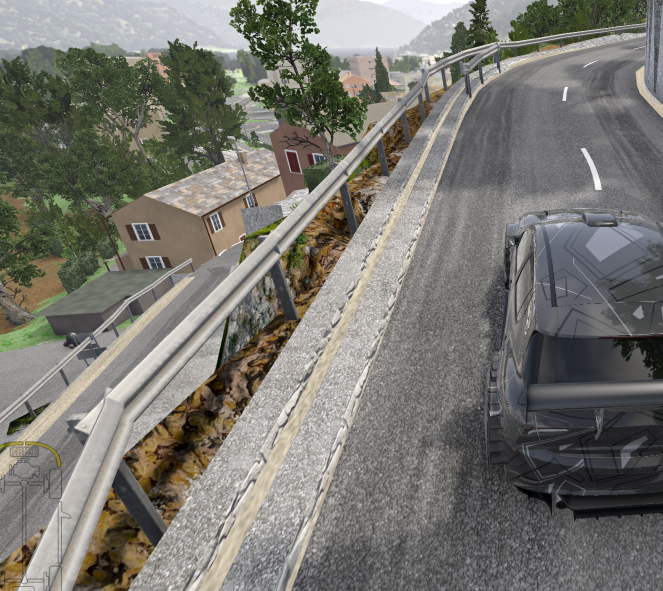
#> input picture beamng/immagini_per_v3/Schermata_20261014_183632.png, 1325 x 1182 px (shown at 1/2 size)
$ python -i patch_markings.py   (imports and definitions only)
#> lines starting #> are read from the running program, lines starting #| are printed output that depends on the picture
"""Put the redrawn road paint of the network (markings_clean.py) into a built level zip (v2.7),
without rebuilding the level.

The paint meshes of the network (art/shapes/roads/markings_net_*.dae and their objects in
MissionGroup/roads/markings) are built again by markings_net.build from the paint kept in the
repository (dati/network_markings.json.gz), cleaned by markings_clean.py, on the road meshes of the
zip: the carriageways for the width of the pedestrian crossings, every top face for the heights,
and the old paint as the height hint where a road passes under a bridge. The new shapes get the
detail size of optimize_level.py (v2.5). The paint of the Street View route (markings.dae) and
everything else is copied as it is (same entries, same dates: the game keeps its converted shapes).

Usage: python patch_markings.py <in.zip> <out.zip>
"""
import json, os, re, shutil, sys, tempfile, zipfile
import numpy as np
import markings_net
import optimize_level
from config import LEVEL_NAME

NET_SHAPE = re.compile(r"art/shapes/roads/markings_net_[-+]\d+_[-+]\d+\.dae$")


def read_items(zi, name):
    return [json.loads(l) for l in zi.read(name).decode("utf-8").splitlines() if l.strip()]


def shape_tris(zi, lv, objs, keep=None):
    """{material: (k, 3, 3) world triangles} of the TSStatic shapes `objs` of the zip."""
    out = {}
    for o in objs:
        sn = o.get("shapeName", "")
        if o.get("class") != "TSStatic" or not sn.startswith("/levels/") or keep is not None and not keep(sn):
            continue
        name = sn.lstrip("/")
        if name not in zi.NameToInfo:
            continue
        V, N, T, C, parts, _ = optimize_level.parse(zi.read(name).decode("utf-8"))
        Vw = V + np.asarray(o.get("position", [0, 0, 0]), np.float64)
        for mat, idx in parts:
            out.setdefault(mat, []).append(Vw[idx[:, 0]].reshape(-1, 3, 3))
    return {m: np.concatenate(v) for m, v in out.items()}


def up_faces(t):
    n = np.cross(t[:, 1] - t[:, 0], t[:, 2] - t[:, 0])
    return t[n[:, 2] / np.maximum(np.linalg.norm(n, axis=1), 1e-12) > 0.5]


class Collector:
    def __init__(self):
        self.objs = []

    def add(self, path, obj):
        self.objs.append((path, obj))


def main(src, dst):
    zi = zipfile.ZipFile(src)
    lv = f"levels/{LEVEL_NAME}"
    surf = shape_tris(zi, lv, read_items(zi, f"{lv}/main/MissionGroup/roads/surfaces/items.level.json"))
    tops = np.concatenate([up_faces(t) for m, t in surf.items() if m in markings_net.ROAD_MATS])
    carriage = np.concatenate([up_faces(t) for m, t in surf.items() if m in markings_net.CARRIAGE_MATS])
    mk_items = f"{lv}/main/MissionGroup/roads/markings/items.level.json"
    mk = read_items(zi, mk_items)
    old_net = shape_tris(zi, lv, mk, keep=lambda sn: NET_SHAPE.search(sn) is not None)
    old_sv = shape_tris(zi, lv, mk, keep=lambda sn: NET_SHAPE.search(sn) is None)
    sv_pts = np.concatenate([t.reshape(-1, 3) for t in old_sv.values()]) if old_sv else np.zeros((0, 3))
    old_pts = np.concatenate([t.reshape(-1, 3) for t in list(old_net.values()) + list(old_sv.values())])
    # where faces overlap (a road under a bridge) the paint stays at the height it had
    from scipy.spatial import cKDTree
    kd = cKDTree(old_pts[::3, :2])
    hint = lambda P: old_pts[::3, 2][kd.query(np.asarray(P)[:, :2])[1]]
    print("road faces %d (carriageways %d), old paint vertices %d" % (len(tops), len(carriage), len(old_pts)))
    tmp = tempfile.mkdtemp(prefix="magliaso_mk_")
    try:
        col = Collector()
        markings_net.build(tmp, col, tops=tops, hint=hint, carriage_tops=carriage, painted=sv_pts[:, :2])
        new_files = {}
        for path, o in col.objs:
            rel = o["shapeName"].split(f"/levels/{LEVEL_NAME}/", 1)[1]
            text = open(os.path.join(tmp, *rel.split("/")), encoding="utf-8").read()
            out, _ = optimize_level.optimize_dae([(text, np.zeros(3))], rel.split("art/shapes/", 1)[1])
            new_files[f"{lv}/{rel}"] = (out or text).encode("utf-8")
        parent = next((o["__parent"] for o in mk if "__parent" in o), "markings")
        keep = [o for o in mk if NET_SHAPE.search(o.get("shapeName", "")) is None]
        for _, o in col.objs:
            o = dict(o)
            o["__parent"] = parent
            keep.append(o)
        items = ("\n".join(json.dumps(o, separators=(",", ":")) for o in keep) + "\n").encode("utf-8")
        with zipfile.ZipFile(dst, "w", zipfile.ZIP_DEFLATED, compresslevel=6) as zo:
            for i in zi.infolist():
                n = i.filename
                if NET_SHAPE.search(n):
                    continue
                data = items if n == mk_items else zi.read(i)
                zo.writestr(i, data, compress_type=i.compress_type)
            for n, data in sorted(new_files.items()):
                zo.writestr(n, data, compress_type=zipfile.ZIP_DEFLATED)
        print("%s: %d network paint shapes (were %d)" % (dst, len(new_files),
                                                         sum(1 for n in zi.namelist() if NET_SHAPE.search(n))))
    finally:
        shutil.rmtree(tmp, ignore_errors=True)


# [2 lines not run here, left out]

>>> import cv2
>>> picture = cv2.imread('../immagini_per_v3/Schermata_20261014_183632.png', cv2.IMREAD_GRAYSCALE)
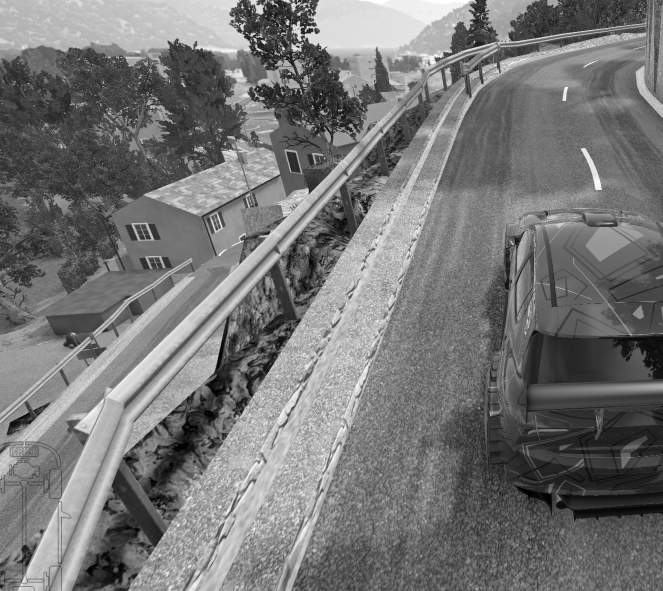
#> picture: shape (1182, 1325) (shown at 1/2 size); min 0, max 255, mean 117.2
>>> result = main(picture, 'out.png')
#> (the run stopped early here; a loop or call above may not have finished)

$ run again, on beamng/verifica/edifici/render/e01_1_prima_dopo.jpg
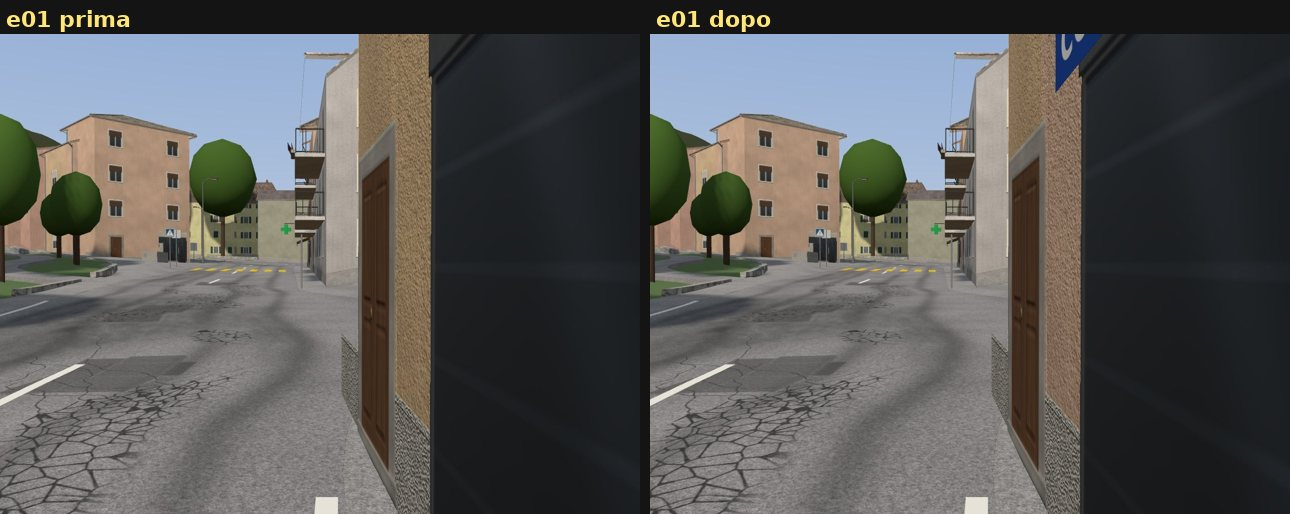
#> input picture beamng/verifica/edifici/render/e01_1_prima_dopo.jpg, 1290 x 514 px
#> `picture = cv2.imread('../immagini_per_v3/Schermata_20261014_183632.png..`:
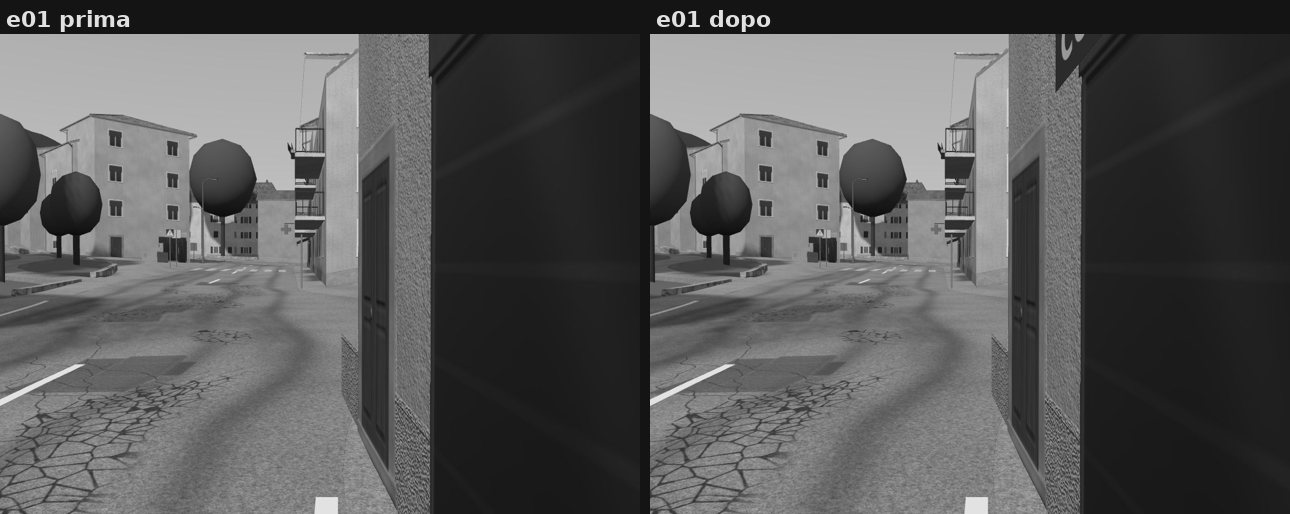
#> picture: shape (514, 1290); min 0, max 245, mean 88

$ run again, on beamng/verifica/edifici/render/e01_3_prima_dopo.jpg
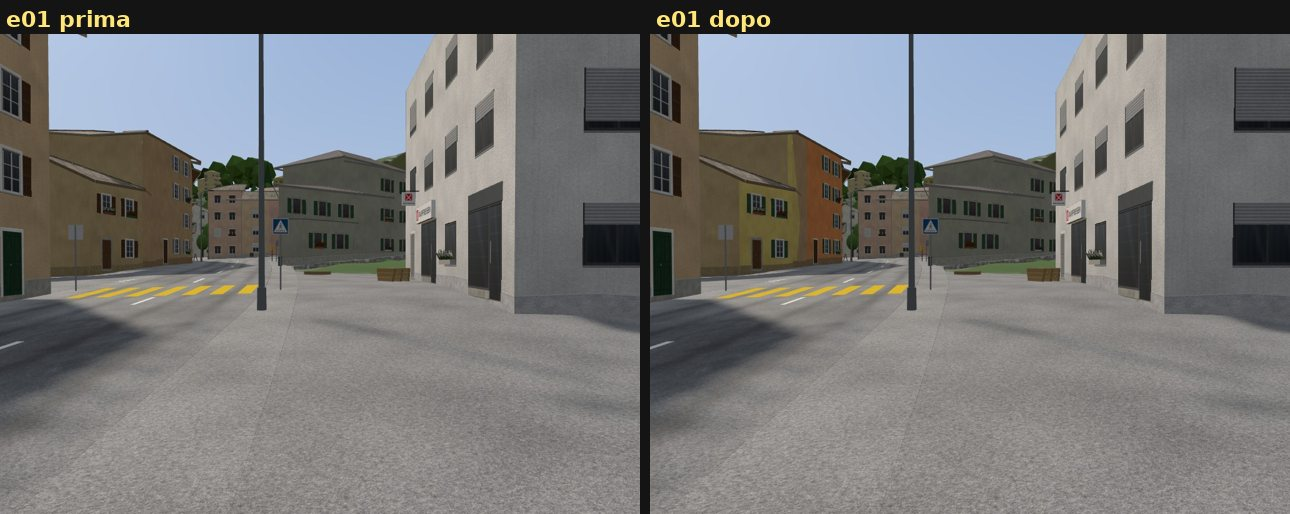
#> input picture beamng/verifica/edifici/render/e01_3_prima_dopo.jpg, 1290 x 514 px
#> `picture = cv2.imread('../immagini_per_v3/Schermata_20261014_183632.png..`:
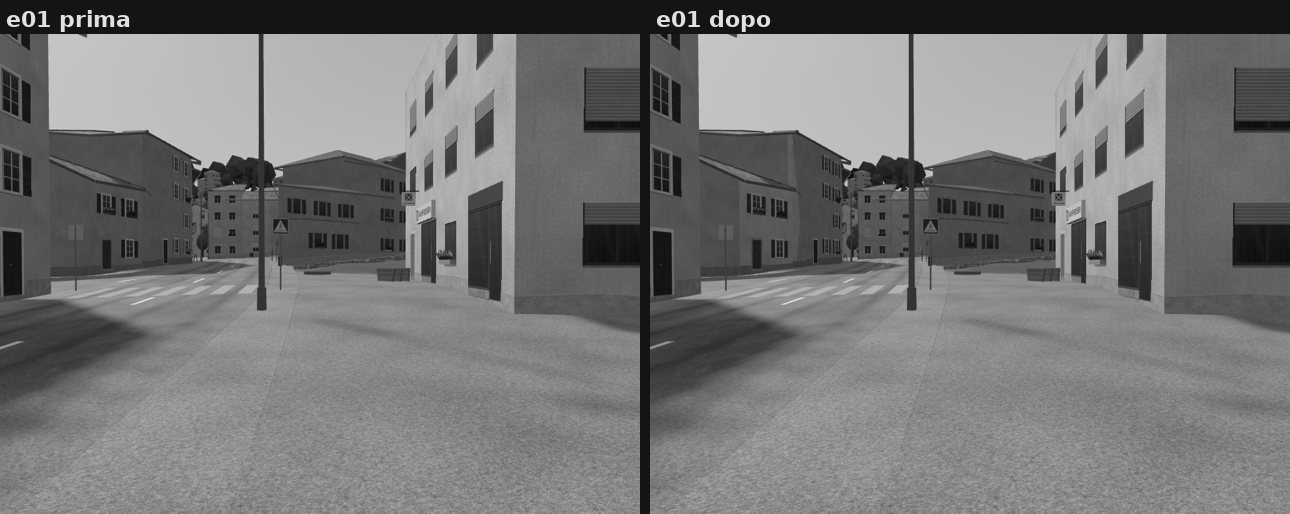
#> picture: shape (514, 1290); min 0, max 245, mean 116.1

$ run again, on beamng/verifica/edifici/render/e02_1_prima_dopo.jpg
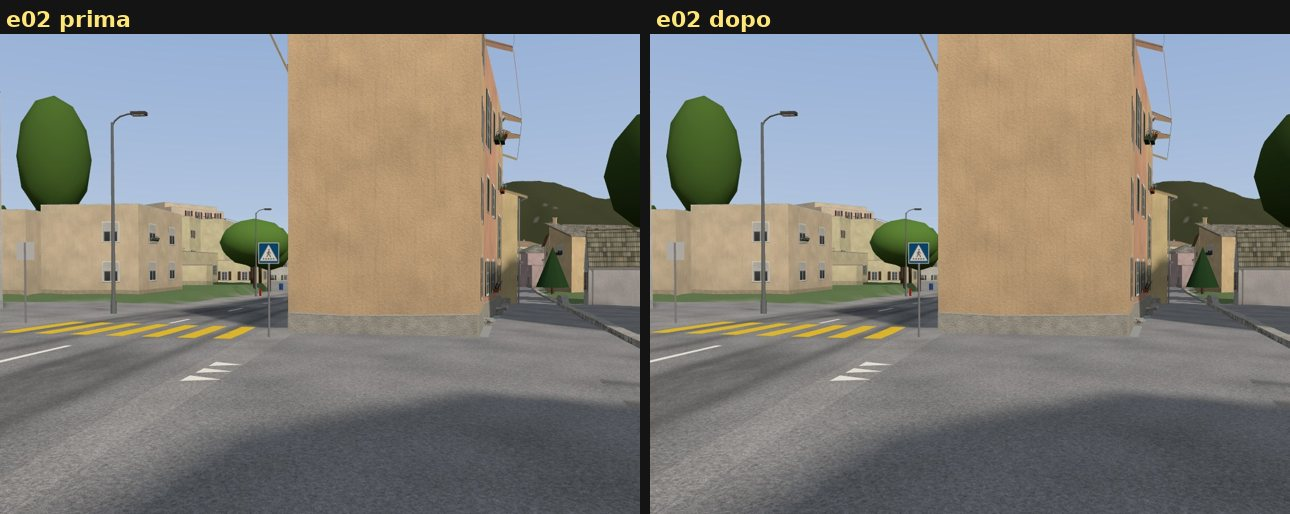
#> input picture beamng/verifica/edifici/render/e02_1_prima_dopo.jpg, 1290 x 514 px
#> `picture = cv2.imread('../immagini_per_v3/Schermata_20261014_183632.png..`:
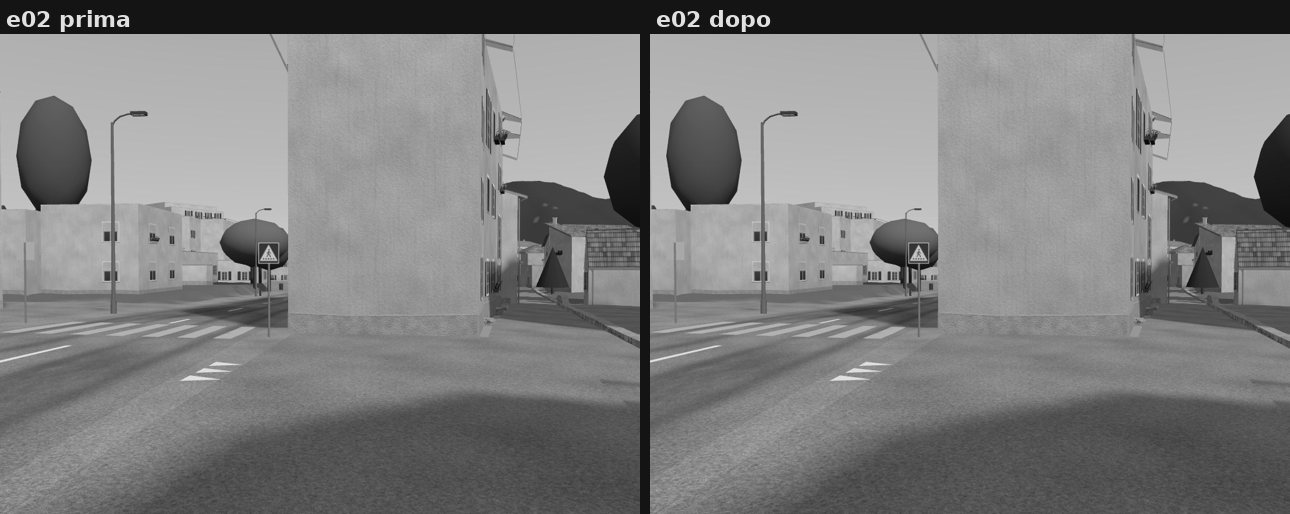
#> picture: shape (514, 1290); min 0, max 245, mean 126.1
